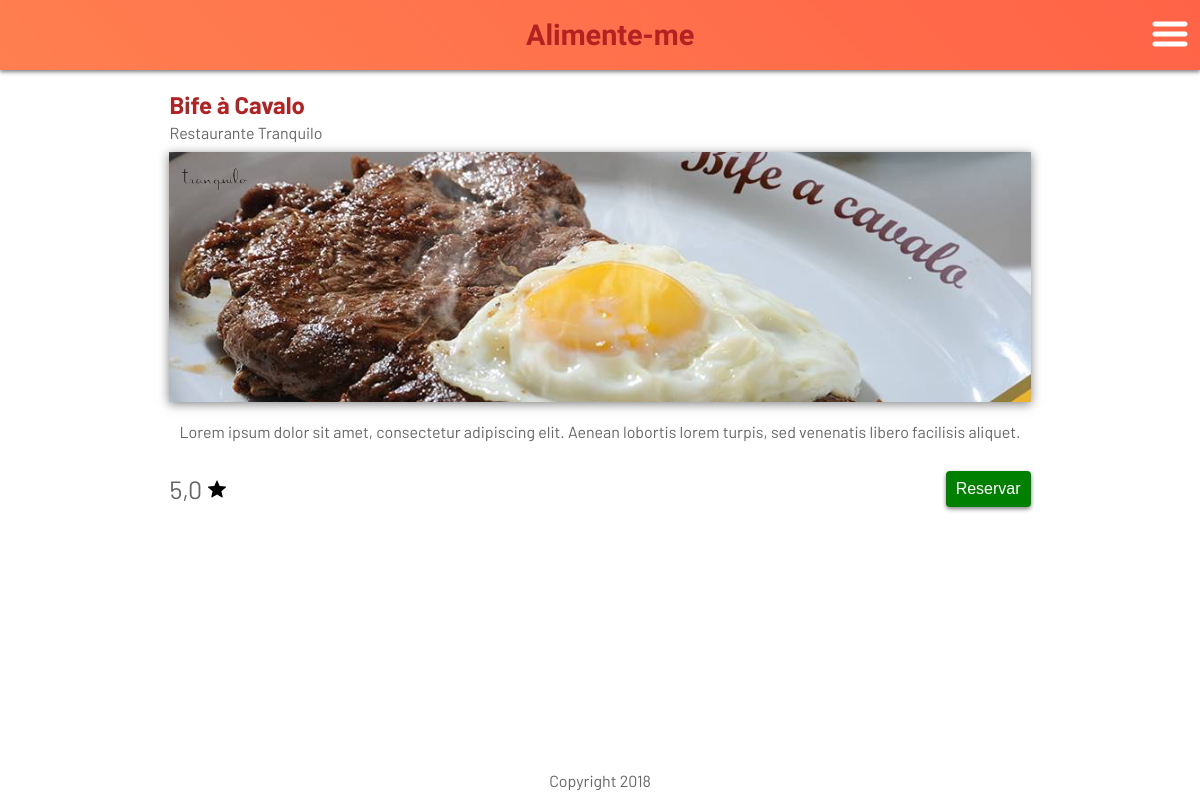
Screenshot of /detalhes/4 with the database file from the repository.
### tables this page shows
CREATE TABLE `food` (
  `id` int(11) NOT NULL AUTO_INCREMENT,
  `id_company` int(11) NOT NULL,
  `id_image` int(11) DEFAULT NULL,
  `status` tinyint(1) DEFAULT '0',
  PRIMARY KEY (`id`),
  KEY `id_company` (`id_company`),
  KEY `id_image` (`id_image`),
  CONSTRAINT `food_ibfk_1` FOREIGN KEY (`id_company`) REFERENCES `company` (`id`) ON DELETE CASCADE ON UPDATE CASCADE,
  CONSTRAINT `food_ibfk_3` FOREIGN KEY (`id_image`) REFERENCES `ez_file` (`id`) ON DELETE SET NULL ON UPDATE CASCADE
);

CREATE TABLE `food_description` (
  `id_food` int(11) NOT NULL,
  `title` varchar(255) DEFAULT NULL,
  `rating` tinyint(5) DEFAULT '5',
  `text` text,
  PRIMARY KEY (`id_food`),
  KEY `id_food` (`id_food`),
  CONSTRAINT `food_description_ibfk_3` FOREIGN KEY (`id_food`) REFERENCES `food` (`id`) ON DELETE CASCADE ON UPDATE CASCADE
);

CREATE TABLE `company_description` (
  `id_company` int(11) NOT NULL,
  `title` varchar(255) DEFAULT NULL,
  `lat` varchar(255) DEFAULT NULL,
  `long` varchar(255) DEFAULT NULL,
  `text` text,
  PRIMARY KEY (`id_company`),
  KEY `id_company` (`id_company`),
  CONSTRAINT `site_company_description_ibfk_3` FOREIGN KEY (`id_company`) REFERENCES `company` (`id`) ON DELETE CASCADE ON UPDATE CASCADE
);

CREATE TABLE `ez_file` (
  `id` int(11) NOT NULL AUTO_INCREMENT,
  `file` varchar(255) NOT NULL,
  `path` varchar(255) NOT NULL,
  `extension` varchar(25) DEFAULT NULL,
  PRIMARY KEY (`id`)
);

### application/controllers/Main.php (called while the page is built, shortened)
<?php
class Main extends CI_Controller {
	function __construct(){
		$this->load->helper('url');
	}
	public function details($id){
		$this->load->model('food_m');
		$food = $this->food_m->get($id);
		$this->load->view('main', array('content' => 'details', 'food' => $food[0]));
	}
}

### index.php (called while the page is built, shortened)
<?php
require_once BASEPATH.'core/CodeIgniter.php';

### application/models/food_m.php (called while the page is built, shortened)
<?php
class Food_m extends CI_Model {
    public $table = 'food';
    public $table_description = 'food_description';
    public $table_file = 'ez_file';
    public $table_company = 'company';
    public $table_company_description = 'company_description';
    function get($id = FALSE){
        $this->db->select('food.id, description.title, description.rating, description.text, file.file, file.path, file_comapany.file as file_company, company_description.title as company_title')
            ->from($this->table.' as food')
            ->join($this->table_description.' as description', 'description.id_food'.' = food.id', 'inner')
            ->join($this->table_file.' as file', 'food.id_image'.' = file.id', 'inner')
            ->join($this->table_company.' as company', 'company.id'.' = food.id_company', 'inner')
            ->join($this->table_company_description.' as company_description', 'company_description.id_company'.' = company.id', 'inner')
            ->join($this->table_file.' as file_comapany', 'company.id_image'.' = file_comapany.id', 'inner')
            ->where('food.status = 1')
            ->order_by('description.title', 'ASC');
        if($id)
            $this->db->where('food.id', $id);
        else
            $this->db->where('food.id not in (select id_food from list where id_food = food.id)');
        $query = $this->db->get();
        $data = $query->result();
        return $data;
    }
}
?>

### application/views/details.php (the view)
<section id="section-4" class="content flex column justify-start v-center">
	<div class="content-details">
		<h1 class="list-title margin-title"><?php echo $food->title ?></h1>
		<span class="list-company">
			<?php echo $food->company_title ?>
		</span>
		<div class="card-img details-img">
			<img src="<?php echo base_url($food->path. '/' .$food->file); ?>" class="img-food" />
			<img src="<?php echo base_url($food->path. '/' .$food->file_company); ?>" class="logo-company left"/>
		</div>
		<div class="text-details">
			<?php echo $food->text ?>
		</div>
		<div class="details-buttons flex v-center justify-between">
			<div class="rating flex v-center">
				<?php echo number_format($food->rating, 1, ',', ' '); ?>
				<img src="<?php echo base_url('assets/img/star.svg'); ?>" class="star" />
			</div>
			<button class="list-button reserve flex v-center btn-reserve">
				Reservar
			</button>
		</div>
	</div>
</section>

### assets/css/style.css (style rules this page uses)
body { background: #FFFFFF; color: #666; font-family: 'Barlow',sans-serif; overflow-x: hidden; }
body,h1,h2,h3,h4,h5,h6 { margin: 0px; padding: 0px; }
.content { padding-top: 90px; }
.card-img { max-height: 250px; width: 100%; position: relative; }
.img-food { width: 100%; height: 250px; object-fit: cover; }
.logo-company { position: absolute; top: 10px; width: 70px; z-index: 10; }
.left { left: 10px; }
.list-title { margin-bottom: 30px; color: #B22222; }
.list-button { border-radius: 4px; border:none; box-shadow: 0 2px 4px rgba(0,0,0,.5); color:#FFF; font-size:1rem; }
.content-details { padding: 0px 24px; }
.margin-title { margin-bottom: 4px; }
.details-img { margin: 10px 0px; box-shadow: 0 2px 10px rgba(0,0,0,.5); }
.text-details { padding: 10px; margin-bottom: 20px; }
.reserve { padding: 9px 10px; background: #008000; }
.rating { font-size: 25px; }
.star { width: 18px; fill: #646464; margin-left: 6px; }

### assets/css/flex.css (style rules this page uses)
.flex { display:flex; }
.column { flex-direction: column; }
.justify-start { justify-content: flex-start; }
.justify-between { justify-content: space-between; }
.v-center { align-items: center; }

### rows the page displays
food: food_description.title "Bife à Cavalo", company_description.title "Restaurante Tranquilo", id_image.file (picture), food_description.text "Lorem ipsum dolor sit amet, consectetur adipiscing elit. Aenean lobortis lorem turpis, sed venenatis libero facilisis aliquet.", food_description.rating "5,0"
